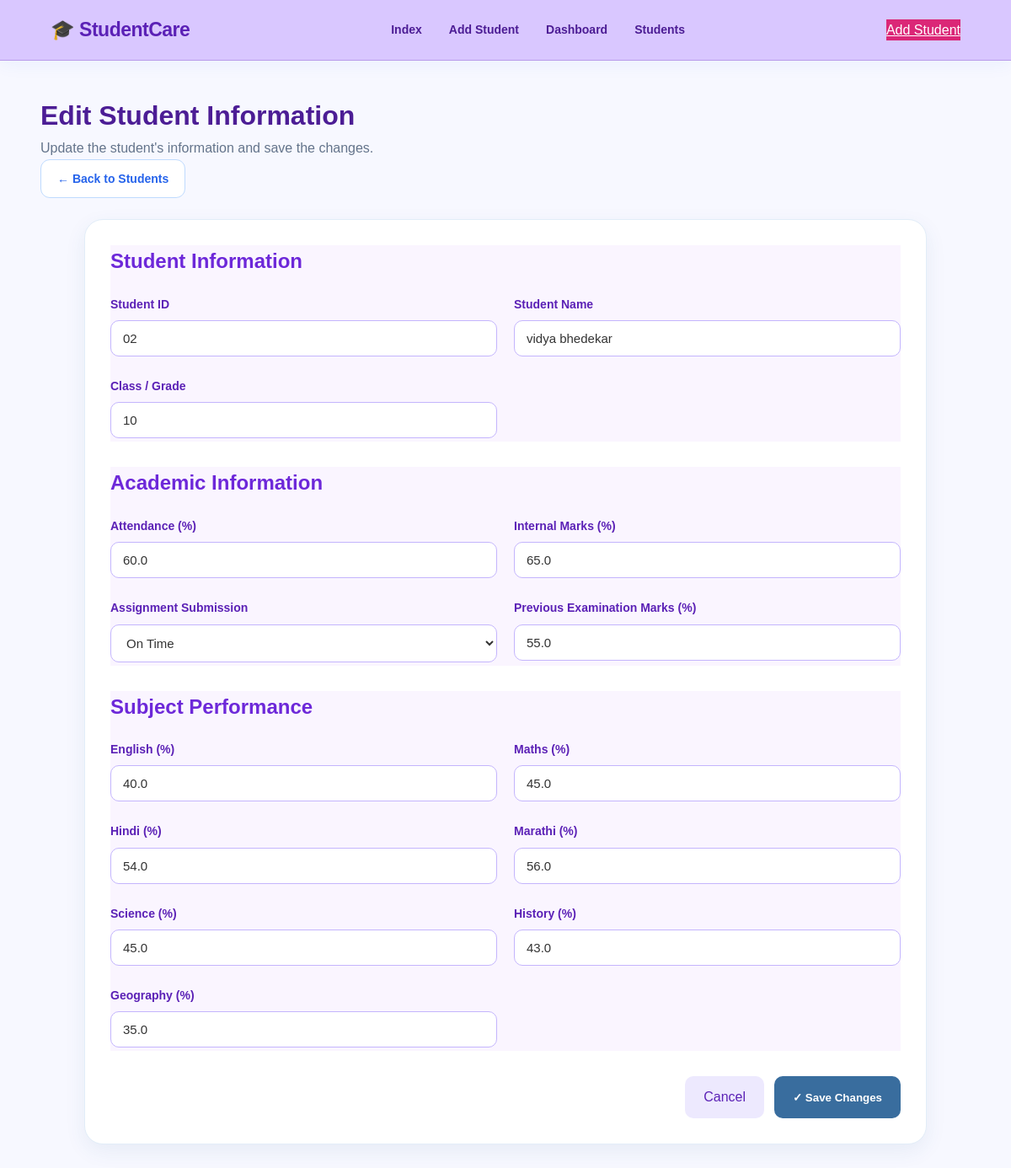
/edit-student/3, run on the app's committed database.
### tables this page shows
CREATE TABLE students (
            id INTEGER PRIMARY KEY AUTOINCREMENT,
            student_id TEXT NOT NULL,
            student_name TEXT NOT NULL,
            class_name TEXT NOT NULL,

            attendance REAL NOT NULL,
            internal_marks REAL NOT NULL,
            assignment_status TEXT NOT NULL,
            previous_marks REAL NOT NULL,

            english_marks REAL NOT NULL,
            maths_marks REAL NOT NULL,
            hindi_marks REAL NOT NULL,
            marathi_marks REAL NOT NULL,
            science_marks REAL NOT NULL,
            history_marks REAL NOT NULL,
            geography_marks REAL NOT NULL,

            risk_score INTEGER NOT NULL,
            risk_level TEXT NOT NULL
        );

### app.py (the view, shortened to what this page needs)
@app.route("/edit-student/<int:student_id>", methods=["GET", "POST"])
def edit_student(student_id):
    conn = get_db_connection()
    student = conn.execute(
        "SELECT * FROM students WHERE id = ?",
        (student_id,)
    ).fetchone()
    if student is None:
        conn.close()
        return "Student not found", 404
    conn.close()
    return render_template(
        "edit_student.html",
        student=student
    )

### app.py (called while the page is built)
def get_db_connection():
    conn = sqlite3.connect(DATABASE)
    conn.row_factory = sqlite3.Row
    return conn

### templates/edit_student.html (shortened to what this page needs)
{% extends "base.html" %}
{% block content %}
<div class="page-container">
    <div class="page-header">
        <div>
            <h1>
                Edit Student Information
            </h1>
            <p>
                Update the student's information and save the changes.
            </p>
        </div>
        <a
            href="{{ url_for('students') }}"
            class="secondary-btn"
        >
            ← Back to Students
        </a>
    </div>
    <div class="edit-student-card">
        <form
            method="POST"
            action="{{ url_for('edit_student', student_id=student['id']) }}"
        >
            <div class="form-section">
                <h2>
                    Student Information
                </h2>
                <div class="form-grid">
                    <div class="form-group">
                        <label>
                            Student ID
                        </label>
                        <input
                            type="text"
                            name="student_id"
                            value="{{ student['student_id'] }}"
                            required
                        >
                    </div>
                    <div class="form-group">
                        <label>
                            Student Name
                        </label>
                        <input
                            type="text"
                            name="student_name"
                            value="{{ student['student_name'] }}"
                            required
                        >
                    </div>
                    <div class="form-group">
                        <label>
                            Class / Grade
                        </label>
                        <input
                            type="text"
                            name="class_name"
                            value="{{ student['class_name'] }}"
                            required
                        >
                    </div>
                </div>
            </div>
            <div class="form-section">
                <h2>
                    Academic Information
                </h2>
                <div class="form-grid">
                    <div class="form-group">
                        <label>
                            Attendance (%)
                        </label>
                        <input
                            type="number"
                            name="attendance"
                            min="0"
                            max="100"
                            step="0.01"
                            value="{{ student['attendance'] }}"
                            required
                        >
                    </div>
                    <div class="form-group">
                        <label>
                            Internal Marks (%)
                        </label>
                        <input
                            type="number"
                            name="internal_marks"
                            min="0"
                            max="100"
                            step="0.01"
                            value="{{ student['internal_marks'] }}"
                            required
                        >
                    </div>
                    <div class="form-group">
                        <label>
                            Assignment Submission
                        </label>
                        <select
                            name="assignment_status"
                            required
                        >
                            <option
                                value="On Time"
                                {% if student['assignment_status'] == 'On Time' %}
                                selected
                                {% endif %}
                            >
                                On Time
                            </option>
                        </select>
                    </div>
                    <div class="form-group">
                        <label>
                            Previous Examination Marks (%)
                        </label>
                        <input
                            type="number"
                            name="previous_marks"
                            min="0"
                            max="100"
                            step="0.01"
                            value="{{ student['previous_marks'] }}"
                            required
                        >
                    </div>
                </div>
            </div>
            <div class="form-section">
                <h2>
                    Subject Performance
                </h2>
                <div class="form-grid">
                    <div class="form-group">
                        <label>
                            English (%)
                        </label>
                        <input
                            type="number"
                            name="english_marks"
                            min="0"
                            max="100"
                            step="0.01"
                            value="{{ student['english_marks'] }}"
                            required
                        >
                    </div>
                    <div class="form-group">
                        <label>
                            Maths (%)
                        </label>
                        <input
                            type="number"
                            name="maths_marks"
                            min="0"
                            max="100"
                            step="0.01"
                            value="{{ student['maths_marks'] }}"
                            required
                        >
                    </div>
                    <div class="form-group">
                        <label>
                            Hindi (%)
                        </label>
                        <input
                            type="number"
                            name="hindi_marks"
                            min="0"
                            max="100"
                            step="0.01"
                            value="{{ student['hindi_marks'] }}"
                            required
                        >
                    </div>
                    <div class="form-group">
                        <label>
                            Marathi (%)
                        </label>
                        <input
                            type="number"
                            name="marathi_marks"
                            min="0"
                            max="100"
                            step="0.01"
                            value="{{ student['marathi_marks'] }}"
                            required
                        >
                    </div>
                    <div class="form-group">
                        <label>
                            Science (%)
                        </label>
                        <input
                            type="number"
                            name="science_marks"
                            min="0"
                            max="100"
                            step="0.01"
                            value="{{ student['science_marks'] }}"
                            required
                        >
                    </div>
                    <div class="form-group">
                        <label>
                            History (%)
                        </label>
                        <input
                            type="number"
                            name="history_marks"
                            min="0"
                            max="100"
                            step="0.01"
                            value="{{ student['history_marks'] }}"
                            required
                        >
                    </div>
                    <div class="form-group">
                        <label>
                            Geography (%)
                        </label>
                        <input
                            type="number"
                            name="geography_marks"
                            min="0"
                            max="100"
                            step="0.01"
                            value="{{ student['geography_marks'] }}"
                            required
                        >
                    </div>
                </div>
            </div>
            <div class="edit-form-actions">
                <a
                    href="{{ url_for('students') }}"
                    class="cancel-btn"
                >
                    Cancel
                </a>
                <button
                    type="submit"
                    class="save-btn"
                >
                    ✓ Save Changes
                </button>
            </div>
        </form>
    </div>
</div>
{% endblock %}

### static/style.css (style rules this page uses)
* { margin: 0; padding: 0; box-sizing: border-box; }
html { scroll-behavior: smooth; }
body { font-family: "Segoe UI", Arial, sans-serif; background: #f4f8ff; color: #172554; line-height: 1.6; }
:root { --primary: #2563eb; --primary-dark: #174ea6; --primary-light: #eaf3ff; --blue: #3b82f6; --blue-soft: #dbeafe; --red: #ef4444; --red-soft: #fee2e2; --orange: #f59e0b; --orange-soft: #fef3c7; --green: #16a34a; --green-soft: #dcfce7; --purple: #7c3aed; --purple-soft: #ede9fe; --dark: #172554; --text: #334155; --muted: #64748b; --white: #ffffff; --border: #e2e8f0; --shadow: 0 8px 30px rgba(37, 99, 235, 0.08); --shadow-hover: 0 16px 40px rgba(37, 99, 235, 0.15); --radius: 20px; }
.page-container { width: 92%; max-width: 1250px; margin: 40px auto; }
.secondary-btn { display: inline-flex; align-items: center; justify-content: center; gap: 7px; background: white; color: var(--primary); border: 1px solid #bfdbfe; border-radius: 11px; padding: 11px 19px; text-decoration: none; font-size: 14px; font-weight: 700; transition: 0.25s; }
.form-section { margin-bottom: 30px; }
.form-grid { display: grid; grid-template-columns: repeat(2, 1fr); gap: 18px; }
.form-group { margin-bottom: 4px; }
.form-group label { display: block; font-size: 13px; font-weight: 700; color: #334155; margin-bottom: 7px; }
.form-group input, .form-group select, .form-group textarea { width: 100%; padding: 12px 14px; background: #f9fbff; border: 1px solid #dce5f0; border-radius: 11px; outline: none; color: var(--dark); font-family: inherit; font-size: 14px; transition: 0.25s; }
.cancel-btn { background: #eaf3fc; color: #285b91; }
.form-grid { display: grid; grid-template-columns: repeat(2, 1fr); gap: 20px; }
.form-group { display: flex; flex-direction: column; }
.form-group label { font-size: 14px; font-weight: 700; color: #396d9e; margin-bottom: 8px; }
.form-group input, .form-group select { width: 100%; box-sizing: border-box; padding: 13px 14px; border: 1px solid #cfe0f0; border-radius: 12px; background: #f9fcff; color: #285b91; font-size: 14px; outline: none; }
.save-btn, .cancel-form-btn { padding: 13px 22px; border-radius: 12px; border: none; text-decoration: none; font-weight: 700; cursor: pointer; }
.save-btn { background: #396d9e; color: #ffffff; }
.edit-student-card { background: #ffffff; max-width: 1000px; margin: 25px auto 50px; padding: 30px; border-radius: 22px; border: 1px solid #e2edf8; box-shadow: 0 8px 25px rgba(40, 91, 145, 0.08); }
.form-section h2 { color: #285b91; margin-bottom: 20px; }
.form-group label { margin-bottom: 8px; color: #285b91; font-weight: 600; }
.form-group input, .form-group select { width: 100%; box-sizing: border-box; padding: 12px 14px; border: 1px solid #cbddec; border-radius: 10px; background: #f8fbff; color: #333333; font-size: 15px; }
.edit-form-actions { display: flex; justify-content: flex-end; gap: 12px; margin-top: 25px; }
.save-btn { border: none; background: #396d9e; color: #ffffff; padding: 12px 22px; border-radius: 10px; cursor: pointer; font-weight: 600; }
.cancel-btn { display: inline-flex; align-items: center; justify-content: center; padding: 12px 22px; border-radius: 10px; background: #f1f5f9; color: #52677d; text-decoration: none; border: none; cursor: pointer; }
body { background-color: #f7f2ff; color: #263238; }
h1 { color: #4c1d95; }
h2 { color: #5b21b6; }
p { color: #64748b; }
button, .primary-btn, .add-btn, .submit-btn { background-color: #7c3aed; color: #ffffff; }
a { color: #7c3aed; }
.card, .feature-card, .student-card, .dashboard-card, .support-card, .improve-card, .performance-card, .student-info, .student-result, .indicators, .risk-score, .attention, .roadmap-card, .form-container, .form-section, .empty-state { background-color: #ffffff; border-color: #e9d5ff; }
.form-section { background-color: #faf5ff; border-color: #e9d5ff; }
.form-section h2, .form-section h3 { color: #6d28d9; }
.form-group label { color: #5b21b6; }
.form-group input, .form-group select, .form-group textarea { background-color: #ffffff; border-color: #c4b5fd; }
.cancel-btn { background-color: #ede9fe; color: #5b21b6; }
* { box-sizing: border-box; }
body { margin: 0; font-family: Arial, Helvetica, sans-serif; background: #f7f8ff; color: #26336b; }

### data on the page
students: student_id "02", student_name "vidya bhedekar", class_name "10", attendance "60.0", internal_marks "65.0", assignment_status "On Time", previous_marks "55.0", english_marks "40.0", maths_marks "45.0", hindi_marks "54.0", marathi_marks "56.0", science_marks "45.0", history_marks "43.0", geography_marks "35.0"
